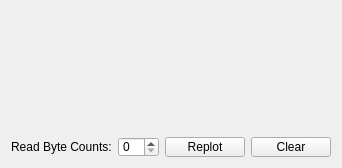
      <widget class="QWidget" name="tab_2">
       <attribute name="title">
        <string>Plot</string>
       </attribute>
       <layout class="QVBoxLayout" name="verticalLayout_7">
        <item>
         <widget class="QCustomPlot" name="plot" native="true">
          <property name="minimumSize">
           <size>
            <width>0</width>
            <height>120</height>
           </size>
          </property>
          <property name="maximumSize">
           <size>
            <width>16777215</width>
            <height>120</height>
           </size>
          </property>
         </widget>
        </item>
        <item>
         <layout class="QHBoxLayout" name="horizontalLayout_11">
          <item>
           <widget class="QLabel" name="label_24">
            <property name="minimumSize">
             <size>
              <width>0</width>
              <height>20</height>
             </size>
            </property>
            <property name="maximumSize">
             <size>
              <width>16777215</width>
              <height>20</height>
             </size>
            </property>
            <property name="text">
             <string>Read Byte Counts:</string>
            </property>
           </widget>
          </item>
          <item>
           <widget class="QSpinBox" name="spinBox_2">
            <property name="minimumSize">
             <size>
              <width>0</width>
              <height>20</height>
             </size>
            </property>
            <property name="maximumSize">
             <size>
              <width>16777215</width>
              <height>20</height>
             </size>
            </property>
           </widget>
          </item>
          <item>
           <spacer name="horizontalSpacer_2">
            <property name="minimumSize">
             <size>
              <width>0</width>
              <height>20</height>
             </size>
            </property>
            <property name="maximumSize">
             <size>
              <width>16777215</width>
              <height>20</height>
             </size>
            </property>
            <property name="orientation">
             <enum>Qt::Horizontal</enum>
            </property>
            <property name="sizeHint" stdset="0">
             <size>
              <width>518</width>
              <height>20</height>
             </size>
            </property>
           </spacer>
          </item>
          <item>
           <widget class="QPushButton" name="pushButton_read_2">
            <property name="minimumSize">
             <size>
              <width>0</width>
              <height>20</height>
             </size>
            </property>
            <property name="maximumSize">
             <size>
              <width>16777215</width>
              <height>20</height>
             </size>
            </property>
            <property name="text">
             <string>Replot</string>
            </property>
           </widget>
          </item>
          <item>
           <widget class="QPushButton" name="pushButton_clear_2">
            <property name="minimumSize">
             <size>
              <width>0</width>
              <height>20</height>
             </size>
            </property>
            <property name="maximumSize">
             <size>
              <width>16777215</width>
              <height>20</height>
             </size>
            </property>
            <property name="text">
             <string>Clear</string>
            </property>
           </widget>
          </item>
         </layout>
        </item>
       </layout>
      </widget>
